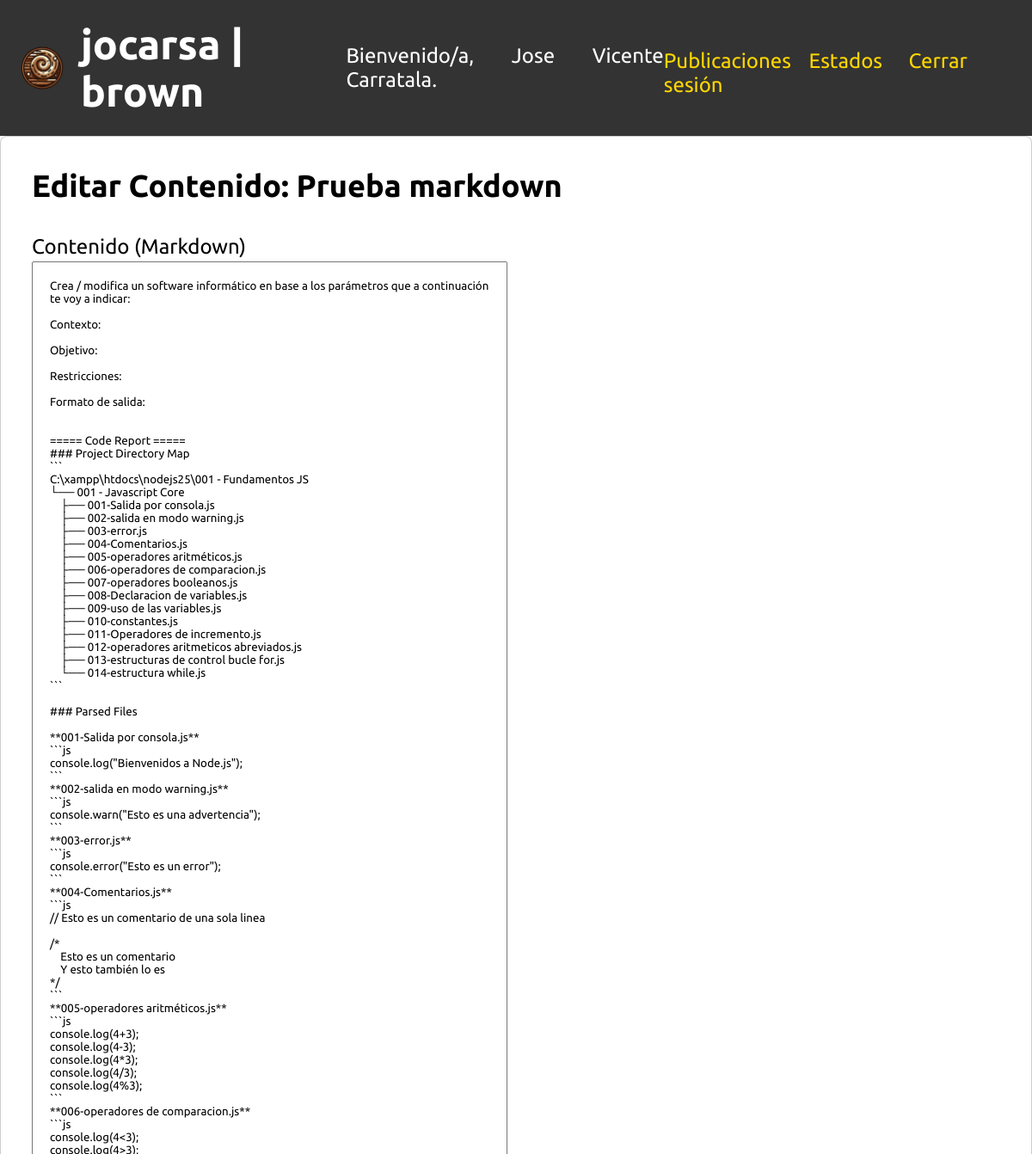
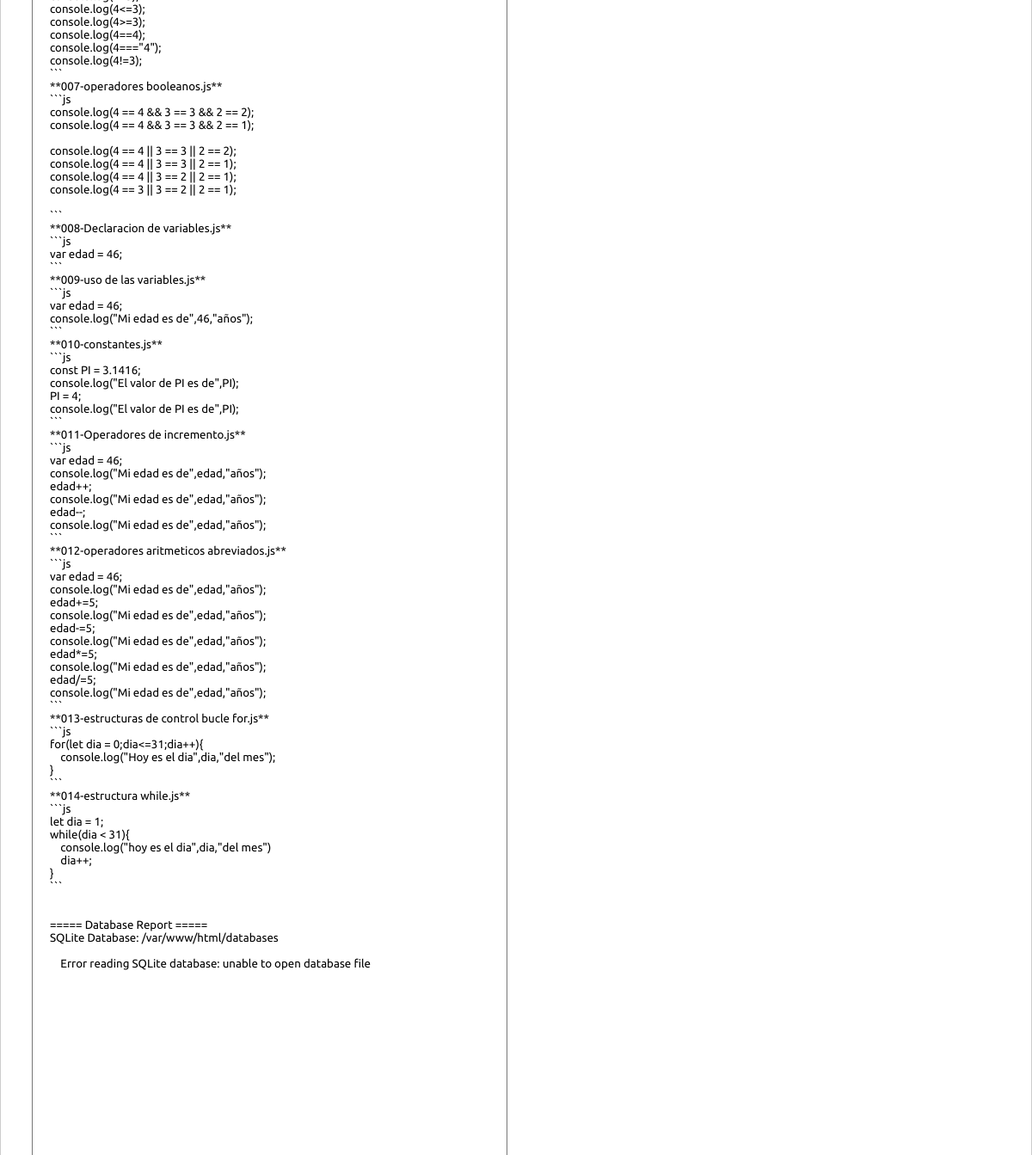
/index.php?action=edit_content&id=7 (signed in), run on the app's committed database (2 pictures, top to bottom).
### tables this page shows
CREATE TABLE publications (
        id INTEGER PRIMARY KEY AUTOINCREMENT,
        title TEXT NOT NULL,
        subtitle TEXT,
        comment TEXT,
        content TEXT,
        state_id INTEGER,
        category1 TEXT,
        category2 TEXT,
        category3 TEXT,
        pub_date TEXT,
        size_h REAL,
        size_v REAL, pdf_password TEXT,
        FOREIGN KEY (state_id) REFERENCES states(id)
    );

### acciones/editarcontenido.php (the view, shortened to what this page needs)
<?php
        $id = $_GET['id'] ?? '';
        $stmt = $db->prepare("SELECT * FROM publications WHERE id = :id");
        $stmt->execute([':id' => $id]);
        $pub = $stmt->fetch(PDO::FETCH_ASSOC);
        if (!$pub) {
            echo "<p>No se encontró la publicación con ID = $id</p>";
        } else {
            ?>
            <div class="publications-container">
               <h2>Editar Contenido: <?php echo htmlspecialchars($pub['title']); ?></h2>
                <form method="post" class="edit-form-markdown" id="editContentForm">
                    <div class="markdown-container">
                        <div class="markdown-editor" id="markdownEditorWrapper">
                            <label for="content">Contenido (Markdown)</label>
                            <textarea name="content" id="content" rows="20"><?php echo htmlspecialchars($pub['content']); ?></textarea>
                        </div>
                        <div class="markdown-preview" id="markdownPreview"></div>
                    </div>
                </form>
            </div>
            <?php
        }
?>

### styles.css (style rules this page uses)
* { font-family: Ubuntu, sans-serif; }
html, body { width: 100%; height: 100%; margin: 0; padding: 0; font-family: Ubuntu, sans-serif; background: #f6f6f6; display: flex ; flex-direction: column; }
.states-container, .publications-container { max-width: 100%; background: #fff; padding: 1.5em; border: 1px solid #ccc; border-radius: 8px; }
.states-container h2, .publications-container h2 { margin-top: 0;margin:0px; }
form label { display: block; margin-top: 0.5em; }
form input[type="text"], form input[type="number"], form input[type="date"], form textarea, form select { width: 100%; box-sizing: border-box; margin-top: 0.2em; }
form textarea { resize: vertical; }
.markdown-container { display: flex; gap: 20px; margin-top: 1em; height: calc(100vh - 256px); }
.markdown-editor, .markdown-preview { flex: 1; overflow-y: auto; background:white; }
.markdown-editor textarea { min-height: 100%; resize: vertical; }
.publications-container input,.publications-container textarea,.publications-container select,.login-container input { box-sizing:border-box;padding:20px; }

### estilodocumento.css (style rules this page uses)
body { font-size:1.5em;font-family:Ubuntu; }
h1,h2,h3,h4,h5,h6,strong { font-family:UbuntuBold; }

### data on the page
publications: title "Prueba markdown", content "Crea / modifica un software informático en base a los parámetros que a continuación te voy a indicar: Contexto: Objetivo: Restricciones: Formato de salida: ===== Code Report ===== ### Project Directory Map ``` C:\\xampp\\htdocs\\nodejs25\\001 - Fundamentos JS └── 001 - Javascript Core ├── 001-Salida por consola.js ├── 002-salida en modo warning.js ├── 003-error.js ├── 004-Comentarios.js ├── 005-operadores aritméticos.js ├── 006-operadores de comparacion.js ├── 007-operadores booleanos.js ├── 008-Declaracion de variables.js ├── 009-uso de las variables.js ├── 010-constantes.js ├── 011-Operadores de incremento.js ├── 012-operadores aritmeticos abreviados.js ├── 013-estructuras de control bucle…"

### other printed values
$_SESSION['nombre'] "Jose Vicente Carratala"
